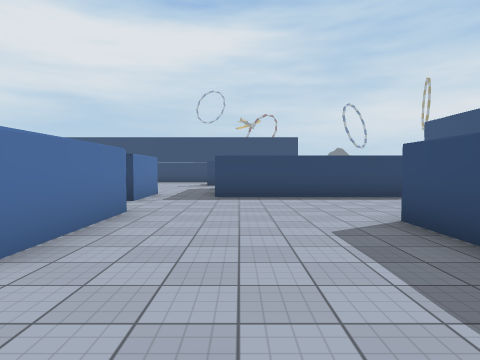
view 1 (above)

24 first-person views from a walk through a Unity game level. The camera is 1.5 m above the floor, tilts 2° down and sees 75° across. Doors are open. The floor is counted in squares, 2 m on a side. Each view is taken from the middle of a square. On the plan, view 1 faces up. The plan holds only what a view shows up to about 10 squares ahead; the rest is blank. The place goes on beyond the plan. The player is left out. Some surface patterns are stand-ins.

view 2
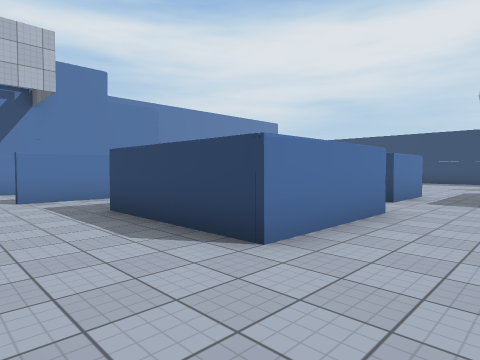

view 3
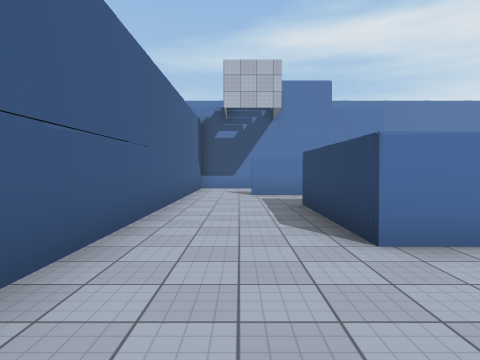

view 4
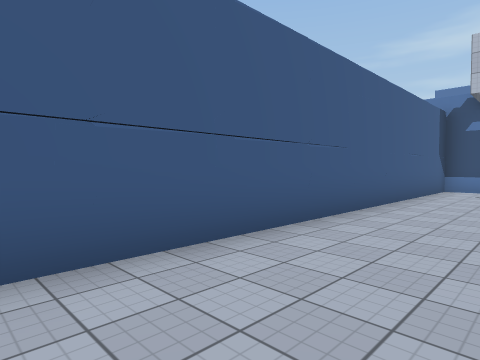

view 5
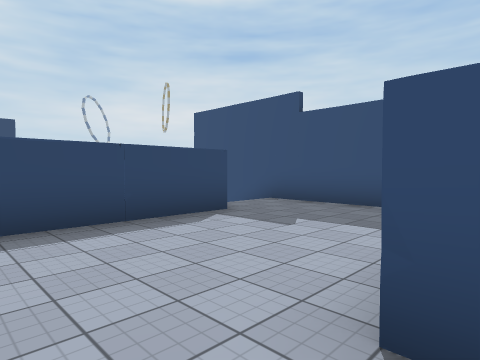

view 6
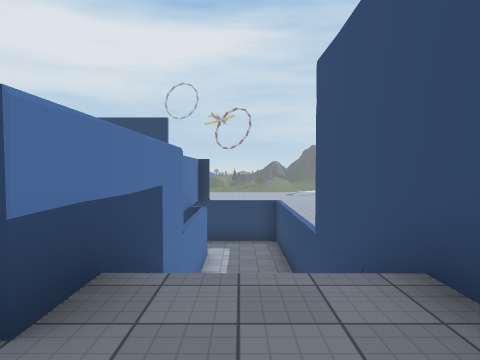

view 7
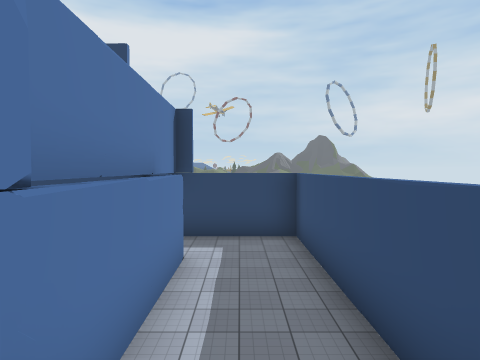

view 8
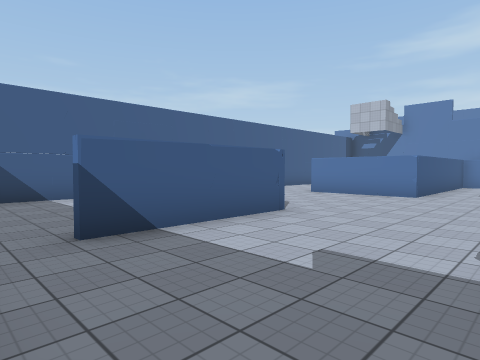

view 9
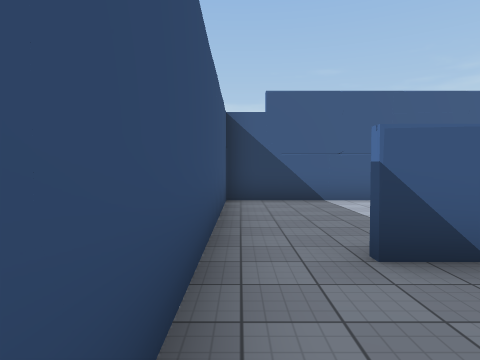

view 10
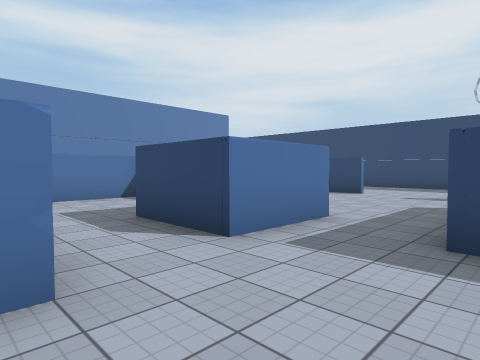

view 11
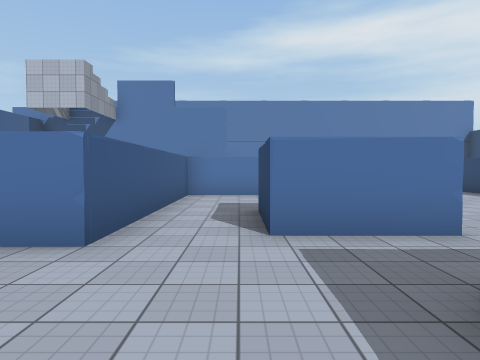

view 12
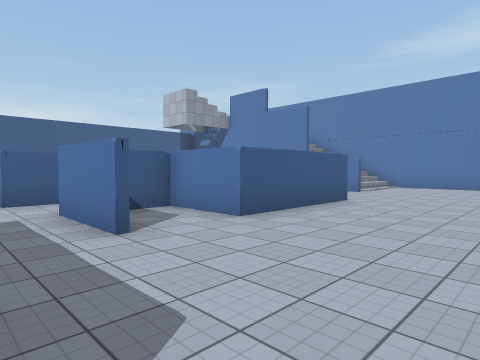

view 13
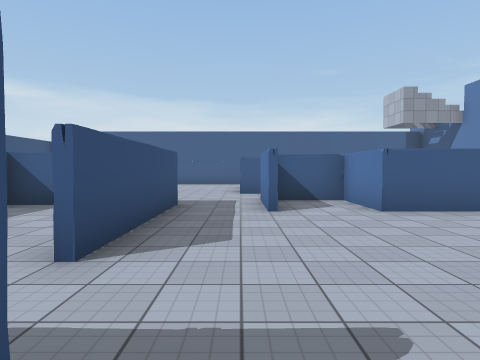

view 14
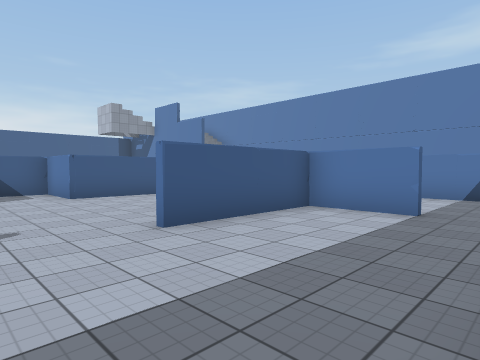

view 15
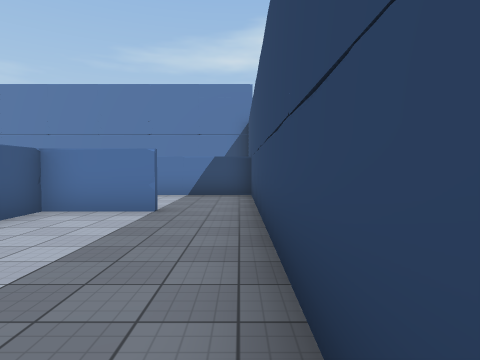

view 16
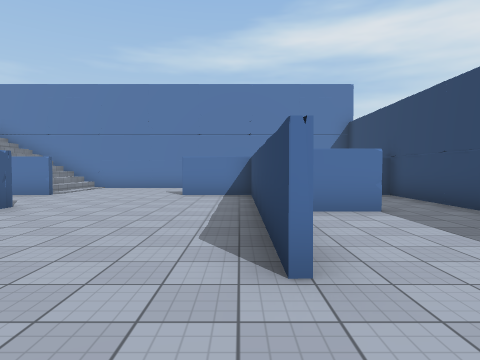

view 17
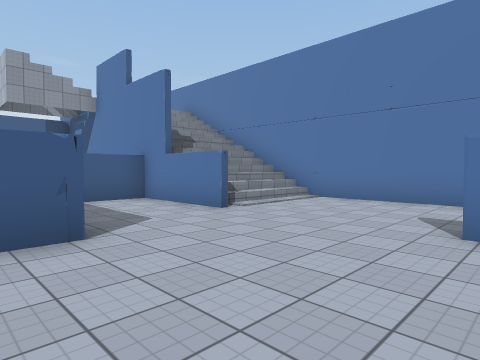

view 18
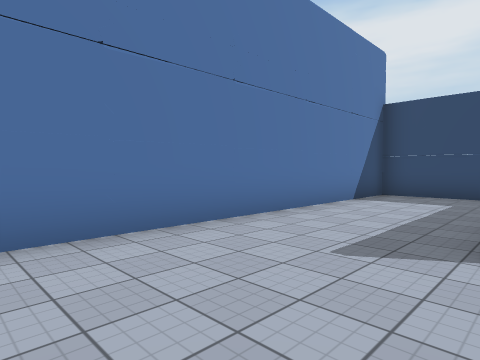

view 19
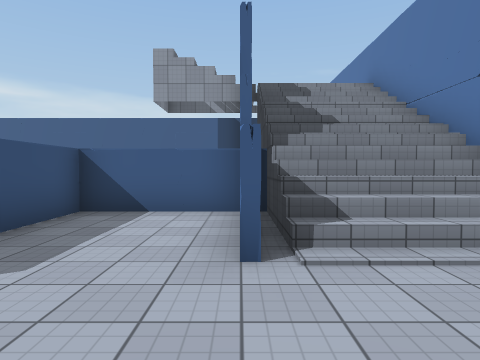

view 20
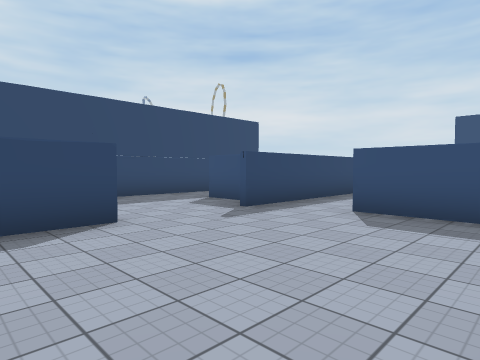

view 21
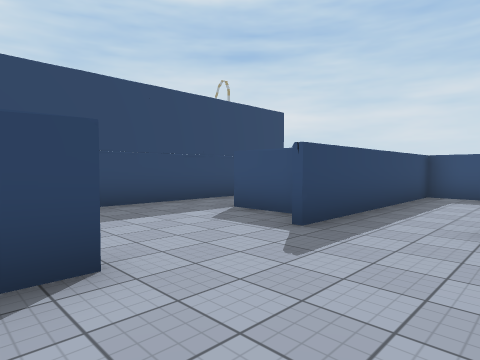

view 22
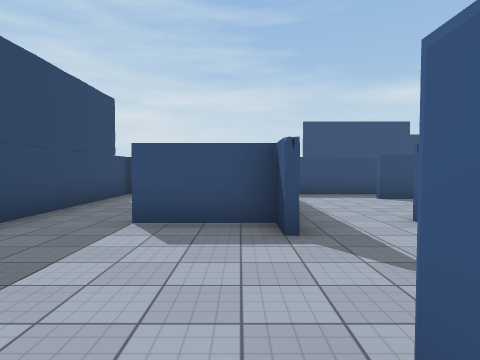

view 23
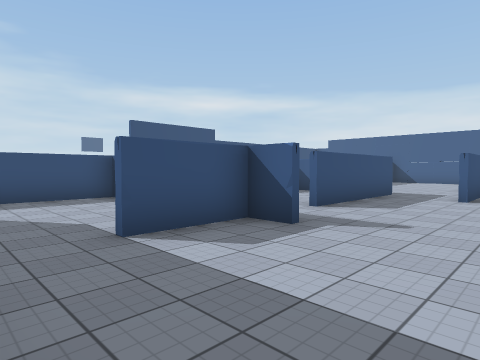

view 24
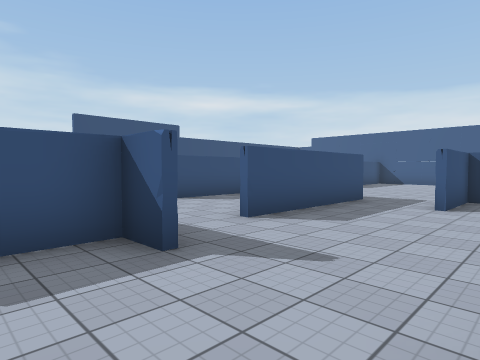

### Floor plan
Key: @ floor where view 1 was taken; # wall or solid block; . main floor; - floor 3.75 m lower than the main floor; / step, stairs or slope; = window, fence, low wall or low ledge; ^ raised ledge; v drop or lower ground.
Columns run from 15 left of view 1 to 8 right of it. Each row starts with its distance up from view 1.
 19  ### #=^^^^^^^^^^^^#####
 18 #...#..............#---#
 17 #...#...............---#
 16 #...#..#......#.....#--#
 15 #...#  #......#  ...#--#
 14 #...#######...#######--#
 13 #...#...............# -#
 12 #.............#.....# /#
 11 #.............#...#.#//^
 10 #.............# ..# # /^
  9 #......####.#.# ..# #//^
  8 #///#..#..#.#.#######..^
  7 #///=..#..###..........^
  6 #///#..#...............^
  5 #///##########.........^
  4 #///   #     #...####..^
  3 #///   #.    #...#  ...^
  2 v      #.#####...   ...^
  1 v    ............  ....^
  0     #..........@.  ....#
 -1     #############  ####

Positions as (right, up) in squares from view 1, and headings:
1: (0, 0), facing up
2: (0, 0), facing up-left
3: (1, 1), facing left
4: (1, 2), facing down-left
5: (1, 4), facing up-right
6: (6, 7), facing up
7: (6, 11), facing up
8: (7, 8), facing down-left
9: (7, 7), facing down
10: (0, 5), facing up-left
11: (1, 7), facing left
12: (-1, 13), facing down-left
13: (-2, 15), facing down
14: (-2, 18), facing down-left
15: (-2, 18), facing left
16: (-2, 14), facing left
17: (-7, 13), facing down-left
18: (-11, 9), facing up-left
19: (-11, 11), facing down
20: (-6, 10), facing up-right
21: (-5, 12), facing up-right
22: (-5, 15), facing right
23: (-4, 18), facing down-right
24: (-4, 16), facing down-right
